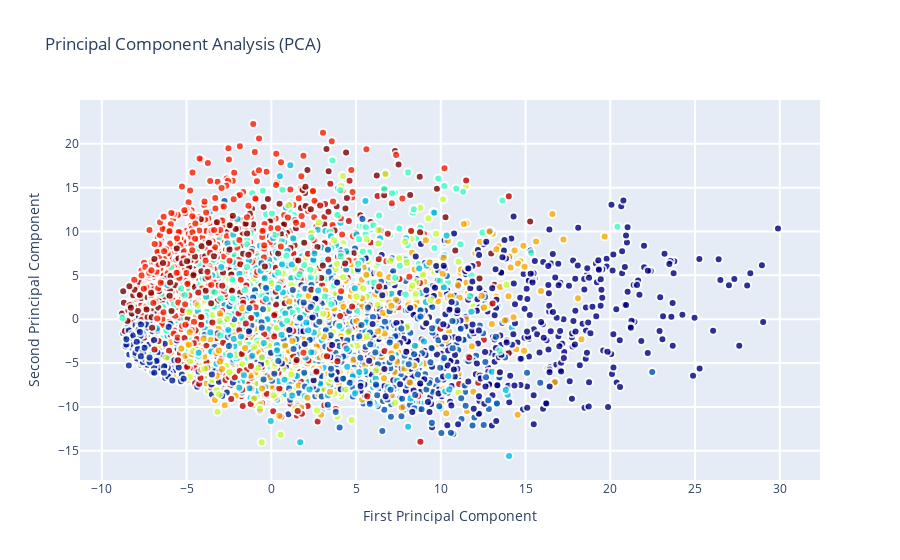

Source (notebook cell):
### Code cell
trace0 = go.Scatter(
    x = X_5d[:,0],
    y = X_5d[:,1],
    name = 'Dont matter',
    hoveron = 'points+fills',
    mode = 'markers',
    text = Target,
    showlegend = False,
    marker = dict(
        size = 8,
        color = Target,
        colorscale ='Jet',
        showscale = False,
        line = dict(
            width = 2,
            color = 'rgb(255, 255, 255)'
        ),
        opacity = 0.8
    )
)
data = [trace0]

layout = go.Layout(
    title= 'Principal Component Analysis (PCA)',
    hovermode= 'closest',
    xaxis= dict(
         title= 'First Principal Component',
        ticklen= 5,
        zeroline= False,
        gridwidth= 2,
    ),
    yaxis=dict(
        title= 'Second Principal Component',
        ticklen= 5,
        gridwidth= 2,
    ),
    showlegend= True
)


fig = dict(data=data, layout=layout)
py.iplot(fig, filename='styled-scatter')

### Figure 1 — Plotly figure (JSON) as saved in the notebook; plotly's stock layout.template omitted (floating-point values rounded to 4 significant figures; data arrays with more than 128 entries replaced by an {"elided": "..."} marker saying what was removed)
{"data": [{"hoveron": "points+fills", "marker": {"color": {"elided": "6000 int values"}, "colorscale": [[0, "rgb(0,0,131)"], [0.2, "rgb(0,60,170)"], [0.4, "rgb(5,255,255)"], [0.6, "rgb(255,255,0)"], [0.8, "rgb(250,0,0)"], [1, "rgb(128,0,0)"]], "line": {"color": "rgb(255, 255, 255)", "width": 2}, "opacity": 0.8, "showscale": false, "size": 8}, "mode": "markers", "name": "Dont matter", "showlegend": false, "text": {"elided": "6000 int values"}, "type": "scatter", "x": {"elided": "6000 float values"}, "y": {"elided": "6000 float values"}}], "layout": {"hovermode": "closest", "showlegend": true, "title": {"text": "Principal Component Analysis (PCA)"}, "xaxis": {"gridwidth": 2, "ticklen": 5, "title": {"text": "First Principal Component"}, "zeroline": false}, "yaxis": {"gridwidth": 2, "ticklen": 5, "title": {"text": "Second Principal Component"}}}}
